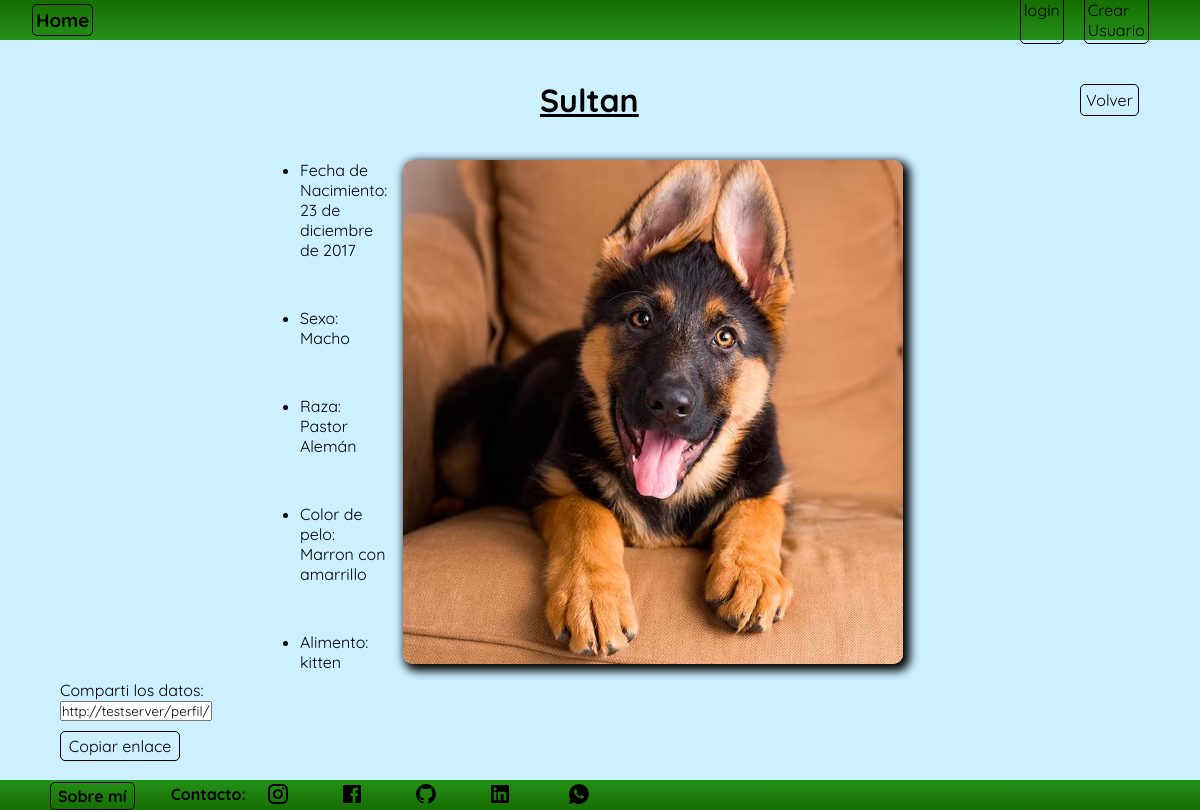
/perfil/perfil/mascota/detail/13, run on the app's committed database.
### perfil/models.py (models this page shows, shortened)
class Mascota(models.Model):
    nombre= models.CharField(max_length=50, verbose_name='Nombre')
    fecha_nacimiento = models.DateField(verbose_name='Fecha de nacimiento')
    sexo = models.CharField(max_length=20, null=True, blank=True, verbose_name='Sexo')
    raza = models.ForeignKey(Raza, on_delete=models.SET_NULL,null=True, blank=True, verbose_name='Raza')
    color_pelo = models.CharField(max_length=100, null=True,blank=True, verbose_name='Color de pelo')
    alimento = models.CharField(max_length=100, null=True,blank=True)
    datos_importantes = models.CharField(max_length=150, null=True,blank=True)
    foto = models.ImageField(upload_to='fotos',null=True, blank=True)
    descripcion = models.TextField(null=True, blank=True, verbose_name=('Descripción'))
    user = models.ForeignKey(User, on_delete=models.CASCADE)
    class Meta:
        verbose_name = 'Mascota'
        verbose_name_plural = 'Mascotas'

class Raza(models.Model):
    nombre = models.CharField(max_length=100)
    def __str__(self):
        return self.nombre
    class Meta:
        verbose_name = 'Raza'
        verbose_name_plural = 'Razas'

### perfil/views.py (the view)
# urls.py: path('perfil/mascota/detail/<int:pk>', MascotaDetail.as_view(), name='mascota_detail'),
class MascotaDetail(DetailView):
    model = Mascota

### perfil/templates/perfil/mascota_detail.html (shortened to what this page needs)
{% extends 'core/base.html' %}
{% load static %}
{% block content %}
    <nav class="navbar">
        <div class="titulo">
            <h3><a href="{% url 'core:index' %}" class="link">Home</a></h3>
        </div>
        <div class="login">
            {% if user.is_authenticated %}
            <form action="{% url 'login:logout' %}" method="post">
                {% csrf_token %}
                <button type="submit" class="logout">Logout</button>
            </form>
            {% else %}
            <a href="{% url 'login:index' %}" class="link">login</a>
            <a href="{% url 'login:singup' %}" class="link">Crear Usuario</a>
            {% endif %}
        </div>
    </nav>
    <main class="contenedor">
        <div class="titulo_detalle">
            <h1>{{ object.nombre }}</h1>
        </div>
        <ul class="contenedor_detalle">
            <div class="detalle">
                <li>Fecha de Nacimiento: {{ object.fecha_nacimiento }}</li>
                <li>Sexo: {{ object.sexo }}</li>
                <li>Raza: {{ object.raza }}</li>
                <li>Color de pelo: {{ object.color_pelo }}</li>
                <li>Alimento: {{ object.alimento }}</li>
            </div>
            {% if object.foto %}
            <img src="{{ object.foto.url }}" alt="Foto de {{ object.nombre }}" width="" height="" class="imagen_detalle">
            {% else %}
            <p>No hay foto disponible</p>
            {% endif %}
        </ul>
        <div class="copiar_enlace">
            <label for="enlace-detalle">Comparti los datos:</label>
            <input type="text" id="enlace-detalle" value="{{ request.build_absolute_uri }}" readonly>
            <button onclick="copiarEnlace()" class="boton_copiar">Copiar enlace</button>
        </div>
        <div class="volver_mascota_contenedor">
            <a href="{% url 'perfil:mascota_list' %}" class="volver_mascota">Volver</a>
        </div>
    </main>
{% endblock content %}

### core/static/css/style.css (style rules this page uses)
* { padding: 0; margin: 0; font-family: "Quicksand", sans-serif; }
.contenedor { display: grid; grid-template-columns: repeat(20, 5vw); grid-template-rows: repeat(18, 5vh); min-height: 92.54vh; background-color: rgb(204, 240, 255); width: 100vw; overflow: auto; }
.navbar { display: grid; grid-template-columns: repeat(20, 5vw); grid-template-rows: 40px; width: 100vw; background: linear-gradient(rgb(22, 110, 0), rgb(36, 145, 24)); align-items: center; }
.link { text-decoration: none; color: black; transition-duration: .3s; border: 1px solid black; border-radius: 5px; padding: 3px; }
.login { grid-column-start: 18; grid-column-end: 20; display: flex; gap: 20px; }
.titulo { display: flex; gap: 2rem; align-items: center; margin-left: 2rem; }
.volver_mascota_contenedor { grid-column-start: 19; grid-row-start: 2; align-content: center; }
.volver_mascota { text-decoration: none; color: black; border: 1px solid black; border-radius: 5px; padding: 5px; transition-duration: .2s; }
.titulo_detalle { grid-column-start: 10; grid-column-end: 12; grid-row-start: 2; text-decoration: underline black; }
.contenedor_detalle { display: grid; grid-template-rows: repeat(5, 1fr); gap: 1rem; grid-column-start: 6; grid-column-end: 16; grid-row-start: 4; }
.detalle { display: flex; flex-flow: column; row-gap: 3rem; grid-column-start: 1; }
.imagen_detalle { width: 500px; border-radius: 10px; grid-column-start: 2; grid-row-start: 1; box-shadow: 4px 4px 10px 3px black; }
.copiar_enlace { grid-column: 2/5; grid-row-start: -3; }
.boton_copiar { padding: 3px; background: none; border: 1px solid black; border-radius: 5px; margin-top: 10px; font: inherit; color: inherit; cursor: pointer; outline: none; transition-duration: .3s; width: 120px; height: 30px; transition-duration: .2s; }

### data on the page
Mascota: nombre "Sultan", fecha_nacimiento "23 de diciembre de 2017", sexo "Macho", raza "Pastor Alemán", color_pelo "Marron con amarrillo", alimento "kitten", foto (picture)
